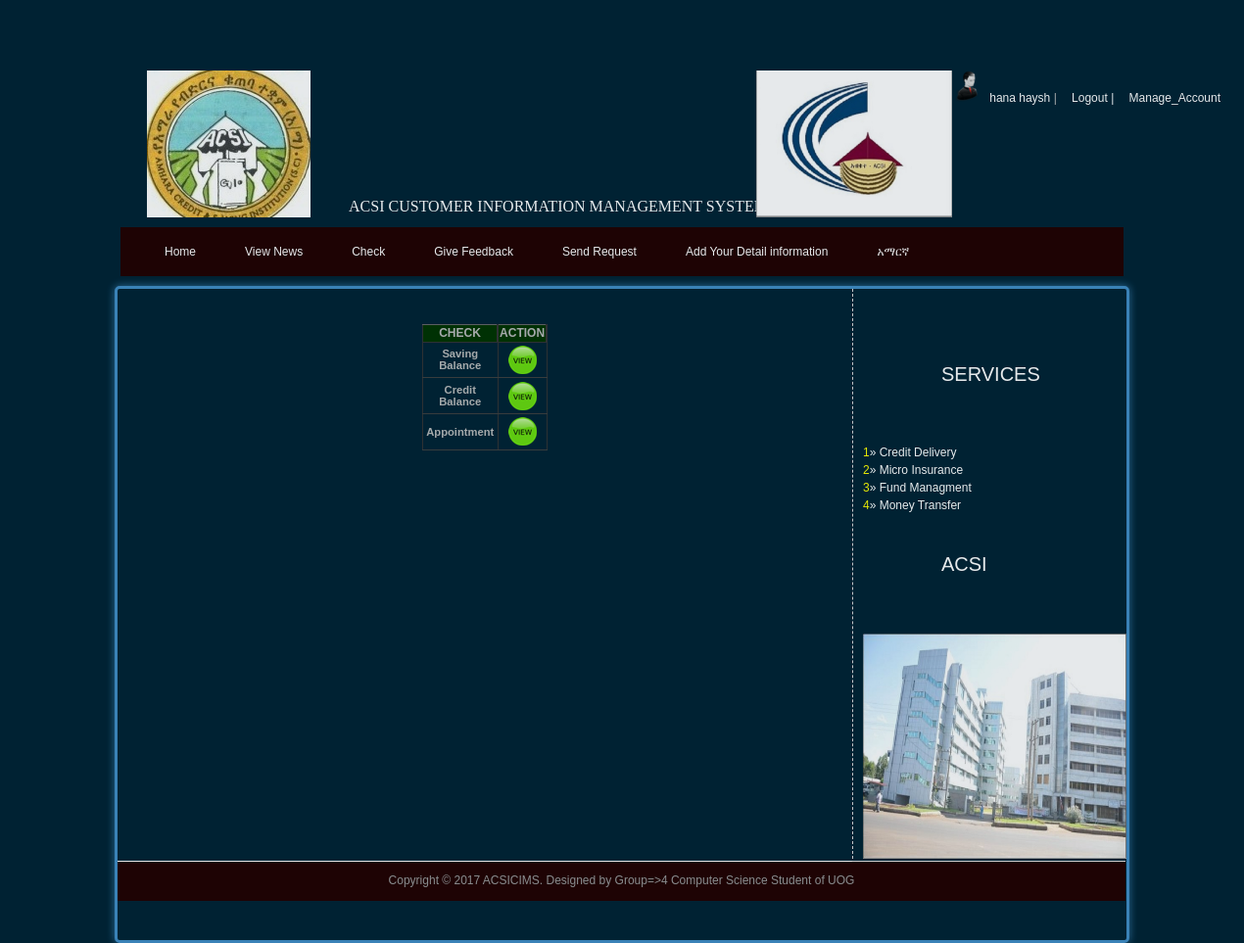
/Check.php (signed in), run on the app's committed database.
### tables this page shows
CREATE TABLE IF NOT EXISTS `customer` (
  `fname` varchar(22) NOT NULL,
  `lname` varchar(22) NOT NULL,
  `UserName` varchar(22) NOT NULL,
  `password` varchar(100) NOT NULL,
  `user_id` int(22) NOT NULL,
  `AccNumber` int(12) NOT NULL AUTO_INCREMENT,
  `Sex` varchar(9) NOT NULL,
  `age` int(3) NOT NULL,
  `address` varchar(55) NOT NULL,
  `Guarantee` varchar(55) NOT NULL,
  `AccType` varchar(22) NOT NULL,
  `pnumber` int(11) NOT NULL,
  `date` date NOT NULL,
  `status` varchar(3) NOT NULL,
  PRIMARY KEY (`AccNumber`),
  UNIQUE KEY `user_id` (`user_id`)
);

CREATE TABLE IF NOT EXISTS `serv` (
  `info_id` int(11) NOT NULL AUTO_INCREMENT,
  `service` varchar(22) NOT NULL,
  `description` varchar(22) NOT NULL,
  `status` varchar(4) NOT NULL,
  PRIMARY KEY (`info_id`)
);

### LogedCustomer.php (called while the page is built, shortened)
<?php
			$AccNumber=$_SESSION['AccNumber'];
			$result=mysql_query("select * from customer where AccNumber='$AccNumber'")or die(mysql_error);
			$row=mysql_fetch_array($result);
			$FirstName=$row['fname'];
			$LastName=$row['lname'];
			?>

### check.php (the view, shortened to what this page needs)
<?php
include("LogedCustomer.php");
?>
<div style="float:right; margin-right:24px;" ;>
			 <?php
			echo '<img src="images/admin.png"><font color="white"> &nbsp;'.$FirstName." ".$LastName .'</font>';?>
  |<a href="logout.php" class="logout"><font color="white"> Logout</a>&nbsp;|
  <a href="manageAccCust.php" class="logout" ><font color="white"> Manage_Account</a></div>
 <?php
include("header.php");
?>
<?php
include("TopNavCust.php");
?>
   	  <?php
	  include("leftside.php");
	  ?>
	     <div id="content" class="float_l"> <br/>
			<?php
print( "<table border='1' align='center' ");
print("<tr>");
print("<th>CHECK </th>");
print("<th>ACTION</th>");
$ctrl = $row['AccNumber'];
 print ("<tr>");
 print("<td align = 'center' width = '1'> Saving Balance</td>");
 print("<td align = 'center' width = '1'>
 <a href = 'chekBalanc.php?key=".$ctrl."'>
 <img src = 'images/view.png' border = '0' title='Check_balance' onclick='isupdate();'></img></a>
		</td>");
		print( "</tr>");
		 print("<td align = 'center' width = '1'>Credit Balance</td>");
 print("<td align = 'center' width = '1'>
 <a href = 'chekBalancCrd.php?key=".$ctrl."'>
 <img src = 'images/view.png' border = '0' title='Check_balance' onclick='isupdate();'></img></a>
		</td>");
 print ("<tr>");
 print("<td align = 'center' width = '1'>Appointment</td>");
 print("<td align = 'center' width = '1'>
 <a href = 'ViewAppointment.php?key=".$ctrl."'>
 <img src = 'images/view.png' border = '0' title='check_Appointemnt' onclick='isupdate();'></img></a>
		</td>");
		print( "</tr>");
print("</table>");
?>
		  </div>
	   <?php
	include("footerIndex.php");
	?>

### leftside.php (shortened to what this page needs)
<div id="ACSI_main">
    <div id="sidebar" class="float_r">
      <div class="sidebar_box"><span class="bottom"></span><br><td >&nbsp;</td><td >&nbsp;</td>
        <h3>SERVICES</h3>
        <div class="content">
          <?php
					$sel=mysql_query("select * from serv where  status = 'on'");
					$gets=mysql_fetch_array($sel);
					$num=1;
					echo '<font color=yellow> '.$num. '</font>&raquo;  ' .$gets['service'].' '.$gets['description'].'<br/>';
					$num=2;
					while($gets=mysql_fetch_array($sel)){
					echo '<font color=yellow> '.$num. '</font>&raquo;  ' .$gets['service'].' '.$gets['description'].'<br/>';
					$num++;
					}
					?>
        </div>
        <h3>ACSI</h3><div class="content">
          <img src="images/aaaa.jpg" height="230" width='269'/>
        </div>
      </div>
    </div>

### Acsi.css (style rules this page uses)
body { margin: 0px; padding: 0px; color: #b9b9b9; font-family: verdana, arial, sans-serif; font-size: 12px; line-height: 1.5em; display:block; opacity : 0.90; -moz-opacity : 0.90; filter:alpha(opacity=90); z-index : 9998; background: #002233 url(../images/background.jg) repeat-x; background-repeat: repeat; }
a, a:link, a:visited { color: #0299aa; font-weight: normal; text-decoration: none }
h1, h2, h3, h4, h5, h6 { color: WHITE; font-weight: normal; }
h3 { font-size: 20px; margin: 0 0 20px; padding: 0; }
.float_l { float: left }
.float_r { float: right }
#ACSI_main { border:3px solid grey; clear: both; position: relative; width: 970px; padding: 0 30px 40px; margin: 0 auto; background: #220000url(images/ACSI_content_top.png) top no-repeat; -webkit-font-smoothing: antialiased; -webkit-text-size-adjust: 100%; border-color: rgba(82, 168, 236, 0.8); outline: 0; outline: thin dotted \9; border-radius:5px; -webkit-box-shadow: inset 0 1px 1px rgba(0, 0, 0, 0.075), 0 0 8px rgba(82, 168, 236, 0.6); -moz-box-shadow: inset 0 1px 1px rgba(0, 0, 0, 0.075), 0 0 8px rgba(82, 168, 236, 0.6); box-shadow: inset 0 1px 1px rgba(0, 0, 0, 0.075), 0 0 8px rgba(82, 168, 236, 0.6); }
#content { width: 690px; font-size: 100%; font: inherit; vertical-align: baseline; }
#sidebar { background: #220000url(images/ACSI_content_top.png) top no-repeat; padding-right:10px; width: 270px; margin-right:-30px; transition:all .218s; -moz-box-shadow:0 1px 1px rgba(0,0,0,.1);-moz-transition:all 0;-o-transition:all 0;-webkit-box-shadow:0 1px 1px rgba(0,0,0,.1);-webkit-transition:all 0; }
.sidebar_box { clear: both; }
a[href] { text-decoration: none; }
.sidebar_box h3 { width: 190px; height: 38px; margin: 0; padding: 42px 0 0 90px; color: #fff; }
.sidebar_box { position: relative; margin-bottom:2px; border-left: 1px dashed #dbdbdb }
.sidebar_box h3 { width: 190px; height: 70px; margin: 0; padding: 42px 0 0 90px; color: #fff; background: url(images/hospital_site_header.png) no-repeat left top;; }
#sidebar .sidebar_box .content { padding: 10px 10px 0; background:none; }
td { font-size:+12; font-weight:bold; }
table { border-collapse: collapse; border-spacing: 0; }
.logout { margin-left:12px; }

### table.php (style rules this page uses)
td { padding: .3em; border: 1px #ccc solid; }
th { border-bottom:1.5px solid #333333;border-left:1.5px solid #333333;border-right:2px solid #333333;border-top:1.5px solid #666666; padding-bottom:1.5px; }
td { border-bottom:1.5px solid #3F3F3F ;border-left:1.5px solid #333333;border-right:1.5px solid #333333 }
th { font-size:75%;background-color:#003300; }
td { font-size:70%; }

### data on the page
customer: fname "hana", lname "haysh"
serv: service "Credit", description "Delivery"
serv: service "Micro", description "Insurance"
serv: service "Fund", description "Managment"
serv: service "Money", description "Transfer"

### other printed values
$num "1"
